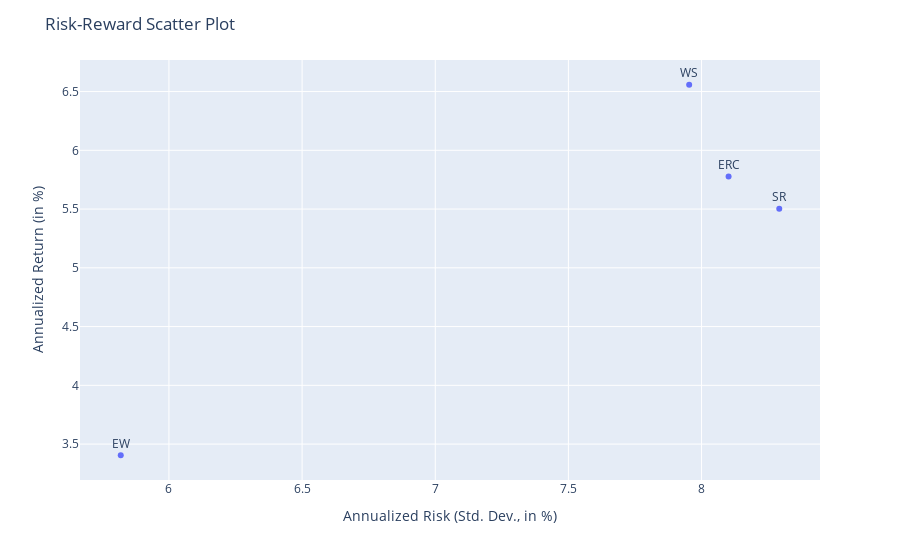

The notebook cell saved with this chart:
### Code cell
# Risk-Reward Scatter Plot
risk_reward_pf = pd.DataFrame({
    'Return': consolidated_portfolio_returns.mean() * 12 * 100,  # Annualize returns
    'Risk': consolidated_portfolio_returns.std() * np.sqrt(12) * 100  # Annualize standard deviation
})
risk_reward_pf.plot(kind='scatter', x='Risk', y='Return', figsize=(10, 6))
plt.title('Risk-Reward Scatter Plot')
plt.xlabel('Annualized Risk (Std. Dev., in %)')
plt.ylabel('Annualized Return (in %)')
for i, txt in enumerate(risk_reward_pf.index):
    plt.annotate(txt, (risk_reward['Risk'][i], risk_reward['Return'][i]))

plt.show()



import plotly.express as px

# Filter out strategies with extreme risk or return values
threshold_risk_upper = risk_reward_pf['Risk'].quantile(0.80)  # 95th percentile as upper threshold
threshold_risk_lower = risk_reward_pf['Risk'].quantile(0.05)  # 5th percentile as lower threshold

# Apply the thresholds to filter out the outliers
filtered_risk_reward_pf = risk_reward_pf[(risk_reward_pf['Risk'] < threshold_risk_upper) & (risk_reward_pf['Risk'] > threshold_risk_lower)]

# Plotting using Plotly for a dynamic plot
fig = px.scatter(filtered_risk_reward_pf, x='Risk', y='Return', text=filtered_risk_reward_pf.index)
fig.update_traces(textposition='top center')
fig.update_layout(
    title='Risk-Reward Scatter Plot',
    xaxis_title='Annualized Risk (Std. Dev., in %)',
    yaxis_title='Annualized Return (in %)',
    showlegend=False
)
fig.show()

### Figure 1 — Plotly figure (JSON) as saved in the notebook; plotly's stock layout.template omitted (floating-point values rounded to 4 significant figures)
{"data": [{"hovertemplate": "Risk=%{x}<br>Return=%{y}<br>index=%{text}<extra></extra>", "legendgroup": "", "marker": {"color": "#636efa", "symbol": "circle"}, "mode": "markers+text", "name": "", "orientation": "v", "showlegend": false, "text": ["ERC", "EW", "SR", "WS"], "textposition": "top center", "type": "scatter", "x": [8.102, 5.819, 8.292, 7.954], "xaxis": "x", "y": [5.776, 3.405, 5.502, 6.558], "yaxis": "y"}], "layout": {"legend": {"tracegroupgap": 0}, "margin": {"t": 60}, "showlegend": false, "title": {"text": "Risk-Reward Scatter Plot"}, "xaxis": {"anchor": "y", "domain": [0, 1], "title": {"text": "Annualized Risk (Std. Dev., in %)"}}, "yaxis": {"anchor": "x", "domain": [0, 1], "title": {"text": "Annualized Return (in %)"}}}}
